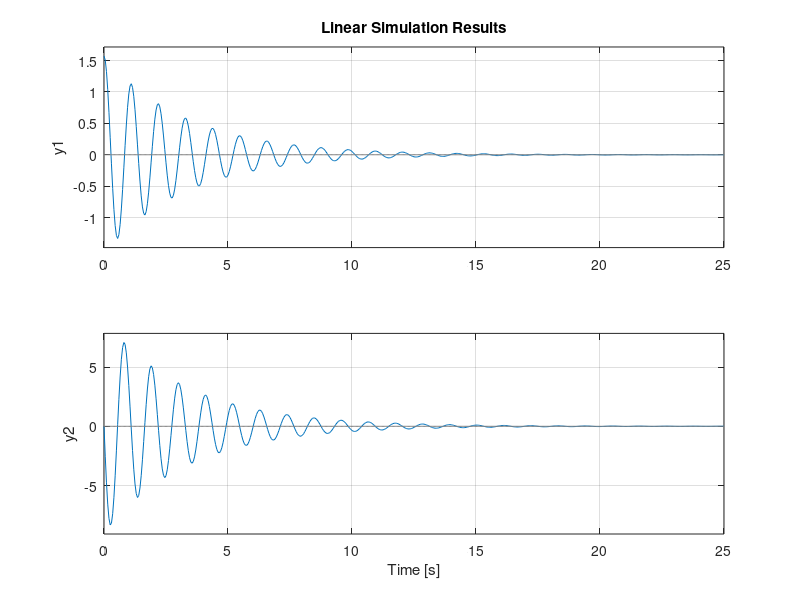
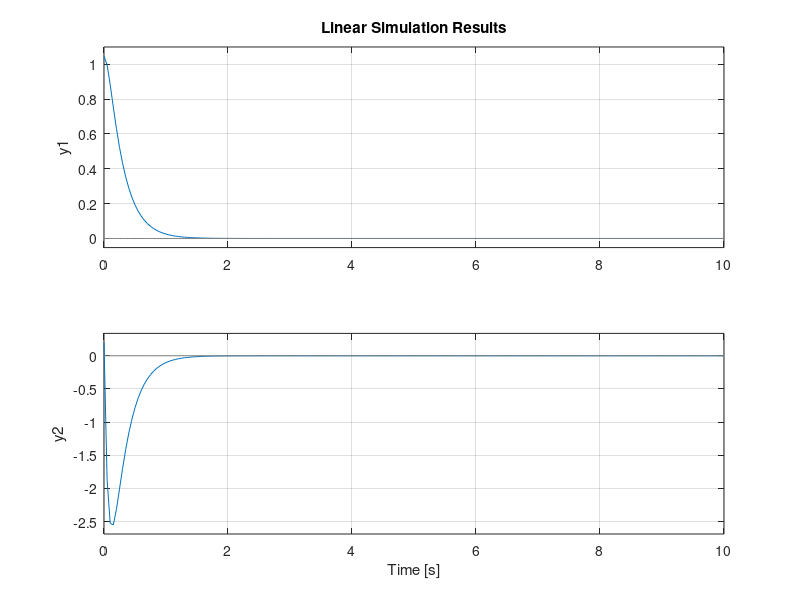
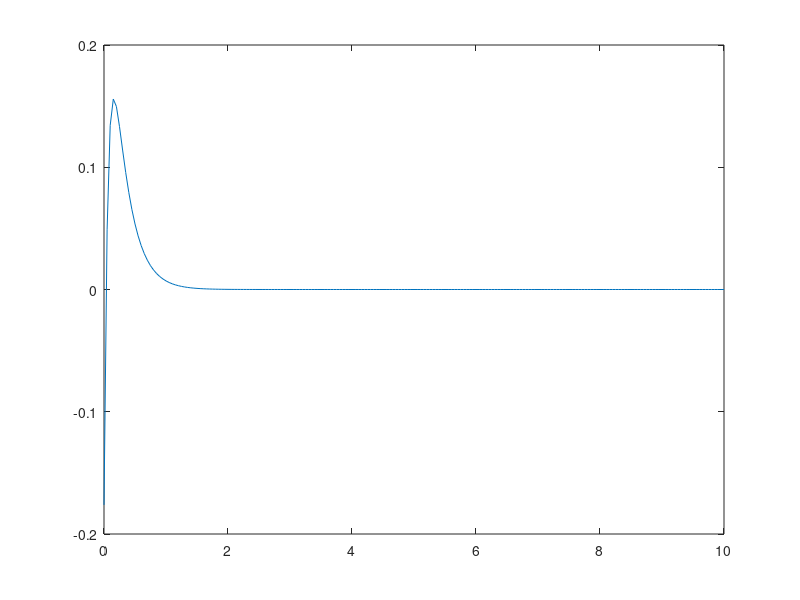

Write the MATLAB code that produced these figures, in order.
%%%%%%%%%%%%%%%%%%%%%%%%%%%%%%%%%%%%%%%%%%%%%%%%%%%%%%%%%%%%%%%%%%%%%%%%%%%%%%%%
% Info
% Author: Taylor Smith, Christian Williams
% Version: 1.0
% Created: 5/3/2023
% 
% Description
%   Script to model the hanging down of a pendulum
%%%%%%%%%%%%%%%%%%%%%%%%%%%%%%%%%%%%%%%%%%%%%%%%%%%%%%%%%%%%%%%%%%%%%%%%%%%%%%%%
clear all;
close all;
%pkg load control
%pkg load signal

% Measured Parameters
mass_of_copter = 0.0132;
mass_of_rod = 0.0234;
length_of_rod = 0.5021;
length_of_rod_to_pivot = 0.29;
radius_of_copter = 0.01;

% Damping Coefficient
b = 0.60;

% Constants and Basic Calculated Parameters
g = 9.81;                         
density_of_rod = mass_of_rod/length_of_rod;                
length_of_back_rod = length_of_rod - length_of_rod_to_pivot; 
mass_of_rod_to_pivot = density_of_rod * length_of_rod_to_pivot; 
total_mass_of_rod = density_of_rod * length_of_rod;
mass_of_back_rod = density_of_rod * length_of_back_rod;

% Moment of Inertia
inertia = 1/3*mass_of_rod_to_pivot*length_of_rod_to_pivot^2 + 1/3*mass_of_back_rod*length_of_back_rod^2 + 2/5 * mass_of_copter * radius_of_copter^2 + mass_of_copter * (length_of_rod_to_pivot + radius_of_copter)^2;

% State Space Model
A = [[0,1];[-(g*length_of_rod_to_pivot*(mass_of_copter+mass_of_rod_to_pivot/2))/inertia,-b]];
B = [[0];[length_of_rod_to_pivot/inertia]];
C = eye(2);
D = [0];

% Create State Space Model
model = ss(A,B,C,D);

% Simulate results
t=0:0.05:25;
forcing = zeros(size(t));
angle = pi/2;
omega = 0;
figure('Name','Angle vs Time');
lsim(model,forcing,t,[angle;omega]);

% Display Eigenvectors and Eigenvalues
disp('Eigenvectors and Eigenvalues:')
[eigenvectors, eigenvalues] = eig(model.a)

% Observability
observability = obsv(A,C);
rank_of_observability = rank(observability)

% Controlability
controlabilty = ctrb(A,B);
rank_of_controlability = rank(controlabilty)

% Determine Desired Poles Using LQR
Q = [0.8 0;0 0.1];
R = [10];
Gain = lqr(A,B,Q,R)

% Create Model
Ac = A-B*Gain;
Bc = [0;0];
Cc = C;
Dc = 0;
controlled_model = ss(Ac,Bc,Cc,Dc);

% Simulate Results
t = 0:0.05:10;
forcing = zeros(size(t));
angle = pi/3;
omega = 0.2;
figure();
lsim(controlled_model, forcing, t, [angle;omega]);
[Y,T,X] = lsim(controlled_model, forcing, t, [angle;omega]);

% Display Eigenvector and Eigenvalues
disp('Eigenvectors and eigenvalues:')
[eigenvectors,eigenvalues] = eig(controlled_model.a)

% Display the Results
figure();
plot(t,-Gain*Y');


